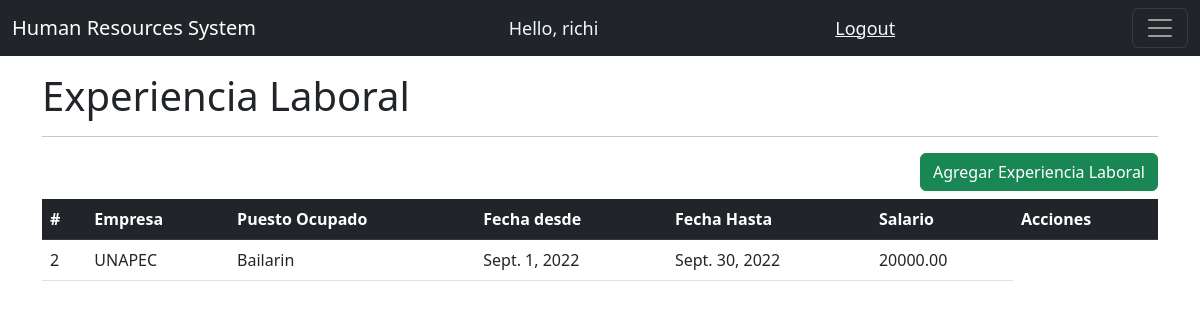
Before: /experienciaLaboral/ (signed in) with the older database file.
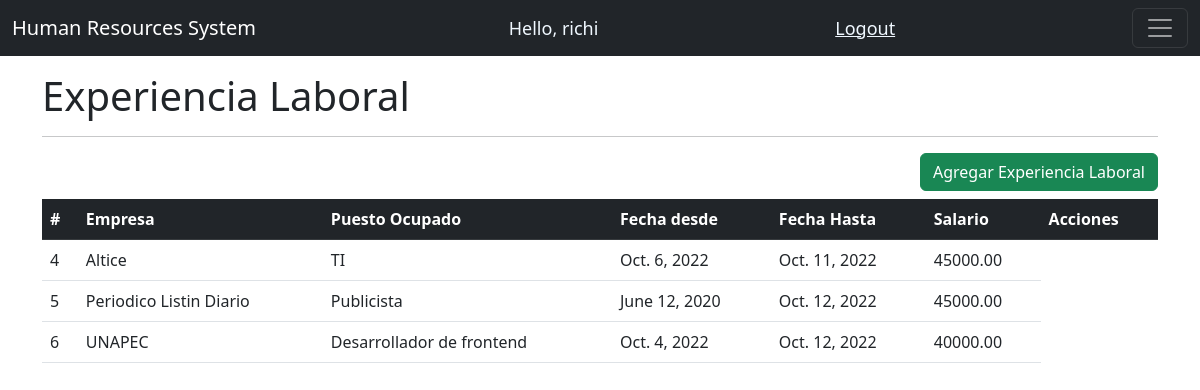
After: the same page with the newer database file.
### system/models.py (models this page shows, shortened)
class ExperienciaLaboral(models.Model):
    createdBy=models.ForeignKey(User, on_delete=models.CASCADE, null=True, editable=False)
    empresa=models.CharField(max_length=50, null=True)
    puestoOcupado=models.CharField(max_length=75, null=True)
    fechaDesde=models.DateField(null=False)
    fechaHasta=models.DateField(null=False)
    salario=models.DecimalField(max_digits=10, decimal_places=2)

### system/decorators.py (the view)
        def wrapper_func(request, *args, **kwargs):
            group = None
            if request.user.groups.exists():
                group = request.user.groups.all()[0].name
            if group in allowed_roles:
                return view_func(request, *args, **kwargs)
            else:
                return HttpResponse('No estas autorizado para ver esta pagina')

### system/views.py (called while the page is built)
@login_required(login_url='loginPage')
@allowed_users(allowed_roles=['admin', 'candidato'])
def experienciaLaboral(request):
    experienciaLaboral = ExperienciaLaboral.objects.all()
    return render(request, 'system/experienciaLaboral.html', {'experienciaLaboral': experienciaLaboral})

### system/templates/system/experienciaLaboral.html (shortened to what this page needs)
{% extends 'system/main.html' %}
{% block content %}
<br>
<h1>Experiencia Laboral</h1>
<hr>
<div class="modal-footer">
    <a class="btn btn-success" href="{% url 'registrarExperienciaLaboral' %}" role="button">Agregar Experiencia Laboral</a>
    </div>
<div class="table-responsive py-2">
  <table class="table">
    <thead class="table-dark">
      <tr>
          <th scope="col">#</th>
          <th scope="col">Empresa</th>
          <th scope="col">Puesto Ocupado</th>
          <th scope="col">Fecha desde</th>
          <th scope="col">Fecha Hasta</th>
          <th scope="col">Salario</th>
          <th scope="col" colspan="2">Acciones</th>
        </tr>
   </thead>
    <tbody>
      {% for i in experienciaLaboral %}
      <tr>
          <td>{{i.id}} </td>
          <td>{{i.empresa}} </td>
          <td>{{i.puestoOcupado}} </td>
          <td>{{i.fechaDesde}} </td>
          <td>{{i.fechaHasta}} </td>
          <td>{{i.salario}} </td>
        </tr>
        {% endfor %}
    </tbody>
  </table>
{% endblock %}

Changed rows visible on the page:
removed ExperienciaLaboral: id "2", empresa "UNAPEC", puestoOcupado "Bailarin", fechaDesde "Sept. 1, 2022", fechaHasta "Sept. 30, 2022", salario "20000.00"
added ExperienciaLaboral: id "4", empresa "Altice", puestoOcupado "TI", fechaDesde "Oct. 6, 2022", fechaHasta "Oct. 11, 2022", salario "45000.00"
added ExperienciaLaboral: id "5", empresa "Periodico Listin Diario", puestoOcupado "Publicista", fechaDesde "June 12, 2020", fechaHasta "Oct. 12, 2022", salario "45000.00"
added ExperienciaLaboral: id "6", empresa "UNAPEC", puestoOcupado "Desarrollador de frontend", fechaDesde "Oct. 4, 2022", fechaHasta "Oct. 12, 2022", salario "40000.00"
